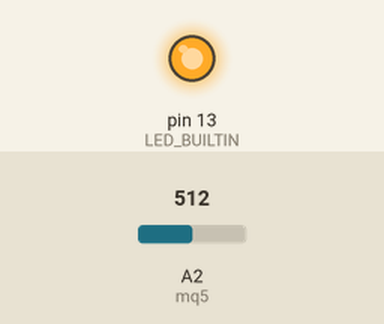
Simulated run of this sketch. Board: Arduino Uno, built with avr-gcc and run on an emulated ATmega328P. Shown: output pins drawn as LEDs (lit = HIGH). Inputs (shaded band) come from the test bench; at power-on: A2 (mq5) = 512.

Above: at 1.2 s.
1.3 s: A2 (mq5) set to 158
2.8 s: A2 (mq5) set to 139
At 3.7 s:
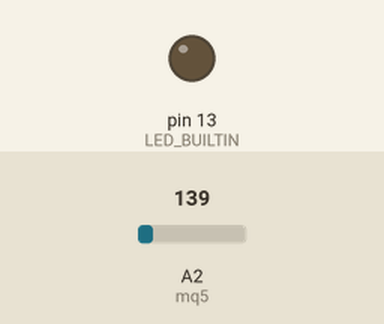
4.3 s: A2 (mq5) set to 160
At 4.8 s:
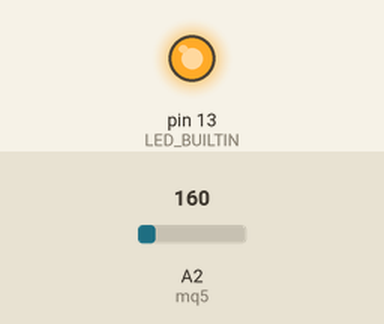
5.8 s: A2 (mq5) set to 140
At 7.2 s:
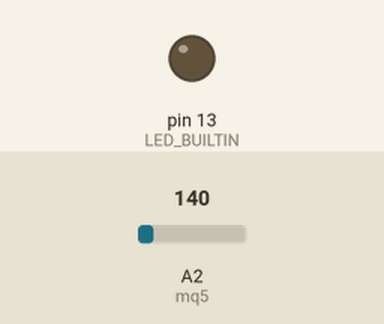
Timing chart, 0 to 8.3 s (numbered marks = the images above; inputs shaded):
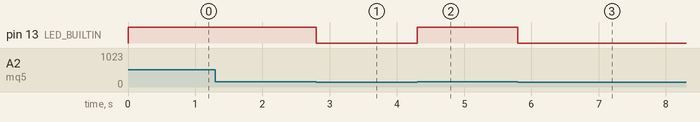

The sketch:

MQ5.ino
```cpp
// Sensor Pin
#define mq5 A2
// Thereshold to warning
#define threshold 150

int sensorValue = 0;

void setup() {
    Serial.begin(9600);
    pinMode(LED_BUILTIN, OUTPUT);
}

void loop() {
  sensorValue = analogRead(mq5);

  if (sensorValue > threshold) {
    digitalWrite(LED_BUILTIN, HIGH);
  } else {
    digitalWrite(LED_BUILTIN, LOW);
  }
}
```

Measured:
- the behaviour switches between 151 and 150 on A2 (mq5) (found by bisection; images 0 and 1)
- after the input at 1.3 s, every drawn part: stays the same
- after the input at 2.8 s, pin 13 (LED_BUILTIN): HIGH → LOW at once
- after the input at 4.3 s, pin 13 (LED_BUILTIN): LOW → HIGH at once
- after the input at 5.8 s, pin 13 (LED_BUILTIN): HIGH → LOW at once
